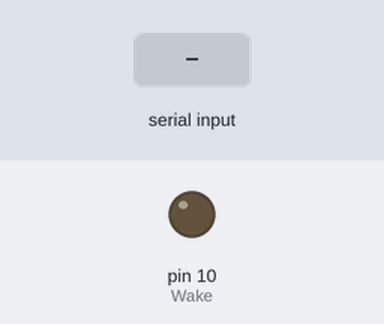
The sketch below on a simulated Arduino Uno, built with avr-gcc and run on an emulated ATmega328P. Shown: output pins drawn as LEDs (lit = HIGH). The test bench sets the inputs (shaded band). What the sketch prints to the serial monitor is not drawn.

Above: at 1.2 s.
1.3 s: "90,45\n" received over the second serial link
At 18.1 s:
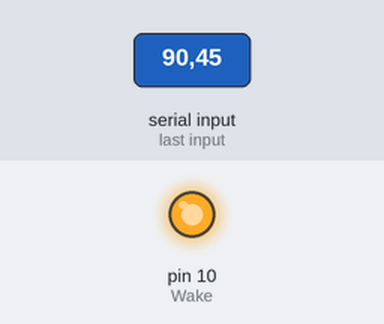
Timing chart, 0 to 18.8 s (numbered marks = the images above; inputs shaded):
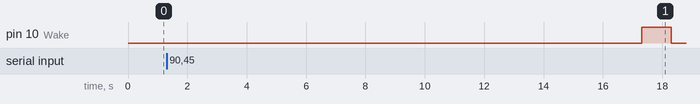

Measured:
- after the input at 1.3 s, pin 10 (Wake): LOW → HIGH after 16.0 s, → LOW 1.0 s later

The sketch:

testeSistemaMestre.ino
```cpp
#include "SoftwareSerial.h" // Inclui a biblioteca SoftwareSerial
#define pinoRX 9
#define pinoTX 8
#define Wake   10
// Cria uma serial em software
SoftwareSerial blackBoardSlave(pinoRX, pinoTX); // (RX, TX)

char comandos[4] = {'L','B','E','S'};

float responsee;

float comandoSunnySpot(char comando){
  float resultadoComando;
  if(comando == 'S'){

    digitalWrite(Wake,HIGH);
    delay(1000);
    digitalWrite(Wake,LOW);

    return 1;

  }

  blackBoardSlave.print(comando);

  while(blackBoardSlave.available()<=0){}

  if(blackBoardSlave.available()>0){

    resultadoComando = blackBoardSlave.parseFloat();

    return resultadoComando;

  }

}


void setup() {
  // inicia a serial em software com uma taxa de 9600 bit/s
  blackBoardSlave.begin(9600);
  pinMode(Wake,OUTPUT);
  Serial.begin(9600);
}

void loop() {

   for(int i=0; i<4; i++){
      Serial.print("Responsta para comando ");
      Serial.print(comandos[i]);
      Serial.print(" é ");
      responsee = comandoSunnySpot(comandos[i]);
      Serial.println(responsee);
      delay(5000);
   }
}
```
